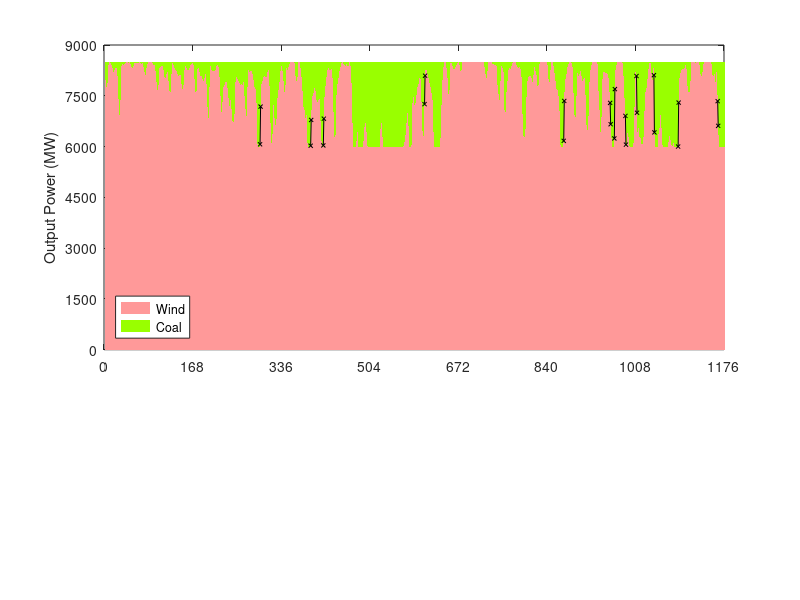
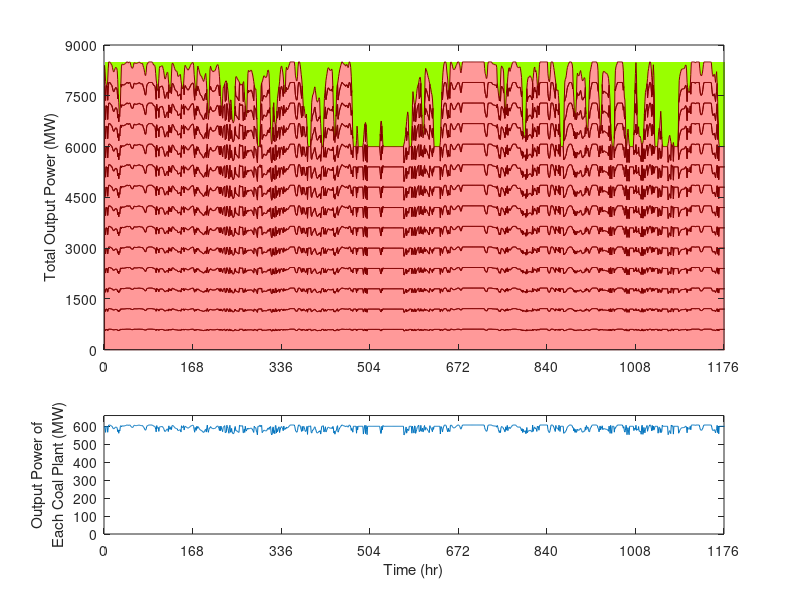

Here is the MATLAB script that generated these plots, in order: (Note: this script raises an error after producing the figures.)
clear
close all
clc
format compact

coal_nameplate = 660; % [MW]
coal_useable = coal_nameplate*0.92; % 607.2 [MW]
coal_num = 14;


%% Costs of coal power plants
% China:
coal_price = 57; % i.e. 380 [RMB/tonne] = 57 [$/tonne] (1RMB = 0.15USD)
coal_heatcontent = 21.8; % 5500 [kcal/kg] = 21.8 [mmBtu/tonne] (1kcal = 3.96567 Btu)

% US:
coal_startup = 38; % hot startup cost [$/MW]
coal_startup_oth = 5.81; % other hot startup cost [$/MW]
coal_startup = coal_startup + coal_startup_oth;

coal_loadfollow = 1.72; % load following cost [$/MW]
coal_baseload = 3.22; % Baseload variable cost [$/MWh]
coal_startup_fuel = 10.1; % hot start fuel [mmBtu/MW]


%% Myopic unit commitment
% load OptTable;
% 
% f_myopic = zeros(1,length(v_range));
% cmt_myopic = zeros(1,length(v_range));
% v_myopic = zeros(coal_num,length(v_range));
% u_myopic = zeros(coal_num,length(v_range));
% tic;
% for vv = 1:length(v_range)
%     f_column = f_table(vv,:);
%     [f_myopic(vv), cmt_myopic(vv)] = min(f_column);
%     v_myopic(:,vv) = v_table(:,vv,cmt_myopic(vv));
%     u_myopic(:,vv) = u_table(:,vv,cmt_myopic(vv));
% end
% toc;
% save('MyopicDispatch', 'v_range', 'f_myopic', 'cmt_myopic', 'v_myopic', 'u_myopic');
% 
% figure(1); clf; hold on; box on;
% plot(0,0,'x');
% plot(v_range, f_table, 'linewidth', 1);
% for n = 1:coal_num
%     if n==1
%         text(v_ed(n), max(f_table(:,n)), [' ', num2str(n), ' Unit is commited'], 'fontsize', 7);
%     elseif n<11
%         text(v_ed(n), max(f_table(:,n)), [' ', num2str(n), ' Units are commited'], 'fontsize', 7);
%     else
%         text(v_st(n), min(f_table(:,n)), [' ', num2str(n), ' Units are commited '], 'fontsize', 7, 'horizontalalignment', 'right');
%     end
% end
% xlabel('Output Power, MW (in-house use excluded)');
% ylabel('Coal Consumption (ton/h)');
% my_gridline;
% h1 = plot(v_range, f_myopic, 'color', [1 1 1]*0, 'linewidth', 0.35);
% legend(h1, 'Myopic Dispatch');
% set(legend, 'location', 'northwest');
% 
% % export_fig myopic -r300
% 
% figure(2); clf;
% plot(v_range, cmt_myopic);
% ylim([0 15]);
% set(gca, 'ytick', 0:3:15);
% xlabel('Output Power, MW (in-house use excluded)');
% ylabel('Number of Plants Dispatched (Count)');
% my_gridline;

load  MyopicDispatch;


%% Wind power
load Xilingol_2009;
wind_pwr = p*2500;
d_wind_pwr = diff(p);

target_pwr = 8500;
coal_pwr = target_pwr - wind_pwr; % Use coal to make up deficit


%% Myopic dispatch
tic;
id_dispatch = zeros(1, length(coal_pwr));
for t = 1:length(coal_pwr)
    id_dispatch(t) = find(v_range>=coal_pwr(t), 1, 'first');
end
f_dispatch = f_myopic(id_dispatch);
cmt_dispatch = cmt_myopic(id_dispatch);
v_dispatch = v_myopic(:,id_dispatch);
u_dispatch = u_myopic(:,id_dispatch);
toc;

% Check ramping
d_coal_pwr = diff(coal_pwr);

% Check changes in commitment
d_cmt = diff(cmt_dispatch);

% Commit or decommit 2 or more coal plants
id_jump = find(abs(d_cmt)>1);


%% ========================================================================
figure(4); clf; hold on;
ax1 = subplot(3,1,1:2); hold on; box on;
ha = area([coal_pwr, wind_pwr], 'edgecolor', 'none');
set(ha(1), 'facec', [1 0.6 0.6]);
set(ha(2), 'facec', [0.6 1 0]);

area(v_dispatch', 'facec', 'none', 'edgecolor', [0.5 0 0]);

ylim([0 9000]);
xlim([0 168*7]);
set(gca, 'xtick', 0:168:168*7);
set(gca, 'ytick', 0:1500:9000);
set(gca, 'layer', 'top');
ylabel('Total Output Power (MW)');
box on;

% ==========
ax2 = subplot(3,1,3); hold on; box on;
v_unique = zeros(1, length(coal_pwr));
for t = 1:length(coal_pwr)
    vt = v_dispatch(1:cmt_dispatch(t),t);
    if length(unique(vt))>1
        disp('output power not equally distributed'); % this will triger errors
    end
    v_unique(t) = unique(vt);
end
plot(v_unique);
ylabel({'Output Power of', 'Each Coal Plant (MW)'});
xlabel('Time (hr)');
ylim([0 660]);
set(gca, 'xtick', 0:168:168*7);
linkaxes([ax1, ax2], 'x');

%% ====================
figure(3); clf;
ax1 = subplot(3,1,1:2); hold on; box on;
ha = area([coal_pwr, wind_pwr], 'edgecolor', 'none');
set(ha(1), 'facec', [1 0.6 0.6]);
set(ha(2), 'facec', [0.6 1 0]);

for i = 1:length(id_jump)
plot(id_jump(i)+[0 1], coal_pwr(id_jump(i)+[0 1]), 'kx-', 'markersize',  3);
end

ylim([0 9000]);
xlim([0 168*7]);
set(gca, 'xtick', 0:168:168*7);
set(gca, 'ytick', 0:1500:9000);
legend(fliplr(ha), 'Wind', 'Coal');
set(legend, 'location', 'southwest');
ylabel('Output Power (MW)');
my_gridline('front');

% ==========
ax2 = subplot(3,1,3); hold on; box on;
plot(cmt_dispatch);

for i = 1:length(id_jump)
plot(id_jump(i)+[0 1], cmt_dispatch(id_jump(i)+[0 1]), 'kx-', 'markersize', 3);
end

xlim([0 168*7]);
ylim([min(cmt_dispatch)-0.5, max(cmt_dispatch)+0.5]);
set(gca, 'xtick', 0:168:168*7);
set(gca, 'ytick', 1:1:14);
ylabel({'Unit Commited', '(count)'});
xlabel('Time (hr)');
linkaxes([ax1, ax2], 'x');
my_gridline;


%%


